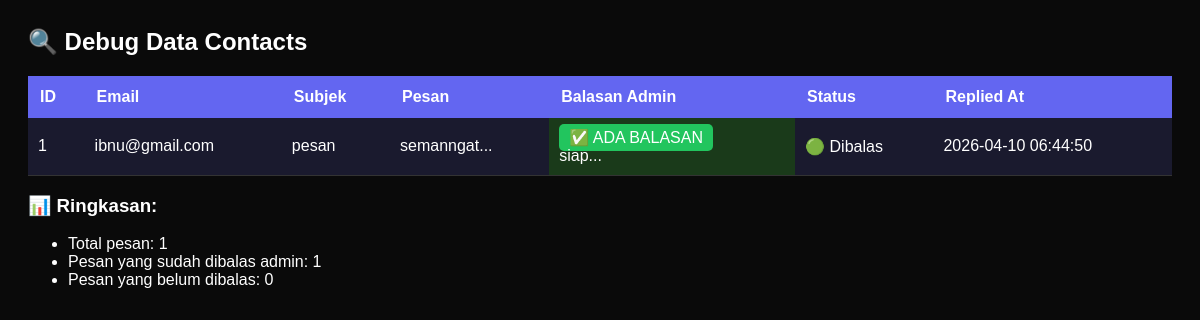
The page /cek_balasan.php on the database its author committed.
### tables this page shows
CREATE TABLE IF NOT EXISTS `contacts` (
  `id_contact` int NOT NULL AUTO_INCREMENT,
  `id_user` int DEFAULT NULL,
  `name` varchar(100) DEFAULT NULL,
  `email` varchar(100) NOT NULL,
  `subjek` varchar(200) NOT NULL,
  `pesan` text NOT NULL,
  `status` enum('unread','read','replied') NOT NULL DEFAULT 'unread',
  `balasan_admin` text,
  `replied_at` datetime DEFAULT NULL,
  `created_at` timestamp NOT NULL DEFAULT CURRENT_TIMESTAMP,
  PRIMARY KEY (`id_contact`),
  KEY `id_user` (`id_user`),
  CONSTRAINT `contacts_ibfk_1` FOREIGN KEY (`id_user`) REFERENCES `users` (`id_user`) ON DELETE SET NULL ON UPDATE CASCADE
);

### cek_balasan.php (the view, shortened to what this page needs)
<?php
$servername = "localhost";
$username = "root";
$password = "";
$dbname = "bookstore";
$conn = new mysqli($servername, $username, $password, $dbname);
echo "<h2>🔍 Debug Data Contacts</h2>";
$result = $conn->query("SELECT id_contact, email, subjek, pesan, balasan_admin, status, replied_at FROM contacts ORDER BY id_contact DESC");
?>
<table border="0" cellpadding="10" style="border-collapse: collapse; width: 100%;">
    <tr style="background: #6366f1;">
        <th>ID</th>
        <th>Email</th>
        <th>Subjek</th>
        <th>Pesan</th>
        <th>Balasan Admin</th>
        <th>Status</th>
        <th>Replied At</th>
    </tr>
    <?php
    $adaBalasan = 0;
    $total = 0;
    while ($row = $result->fetch_assoc()):
        $total++;
        if (!empty($row['balasan_admin'])) $adaBalasan++;
    ?>
    <tr>
        <td><?php echo $row['id_contact']; ?></td>
        <td><?php echo htmlspecialchars($row['email']); ?></td>
        <td><?php echo htmlspecialchars($row['subjek']); ?></td>
        <td><?php echo htmlspecialchars(substr($row['pesan'], 0, 50)); ?>...</td>
        <td style="background: <?php echo !empty($row['balasan_admin']) ? '#1a3a1a' : '#3a1a1a'; ?>">
            <?php if (!empty($row['balasan_admin'])): ?>
                <span class="ada">✅ ADA BALASAN</span><br>
                <?php echo htmlspecialchars(substr($row['balasan_admin'], 0, 80)); ?>...
            <?php else: ?>
                <span class="kosong">❌ KOSONG / BELUM DIBALAS</span>
            <?php endif; ?>
        </td>
        <td>
            <?php
            $badge = '';
            if ($row['status'] == 'unread') $badge = '🟡 Menunggu';
            elseif ($row['status'] == 'read') $badge = '🔵 Dibaca';
            elseif ($row['status'] == 'replied') $badge = '🟢 Dibalas';
            echo $badge;
            ?>
        </td>
        <td><?php echo $row['replied_at'] ?? '-'; ?></td>
    </tr>
    <?php endwhile; ?>
</table>
<h3>📊 Ringkasan:</h3>
<ul>
    <li>Total pesan: <?php echo $total; ?></li>
    <li>Pesan yang sudah dibalas admin: <?php echo $adaBalasan; ?></li>
    <li>Pesan yang belum dibalas: <?php echo $total - $adaBalasan; ?></li>
</ul>

### cek_balasan.php (style rules this page uses)
table { border-collapse: collapse; width: 100%; background: #1a1a2e; }
th { background: #6366f1; color: white; padding: 12px; text-align: left; }
td { padding: 10px; border-bottom: 1px solid #333; }
.ada { background: #22c55e; color: white; padding: 5px 10px; border-radius: 5px; }
h2, h3 { color: #fff; }

### rows shown on the page
contacts: id_contact "1", email "ibnu@gmail.com", subjek "pesan", pesan "semanngat", balasan_admin "siap", status "🟢 Dibalas", replied_at "2026-04-10 06:44:50"

### other values the page prints
$total "1"
$adaBalasan "1"
$total - $adaBalasan "0"
